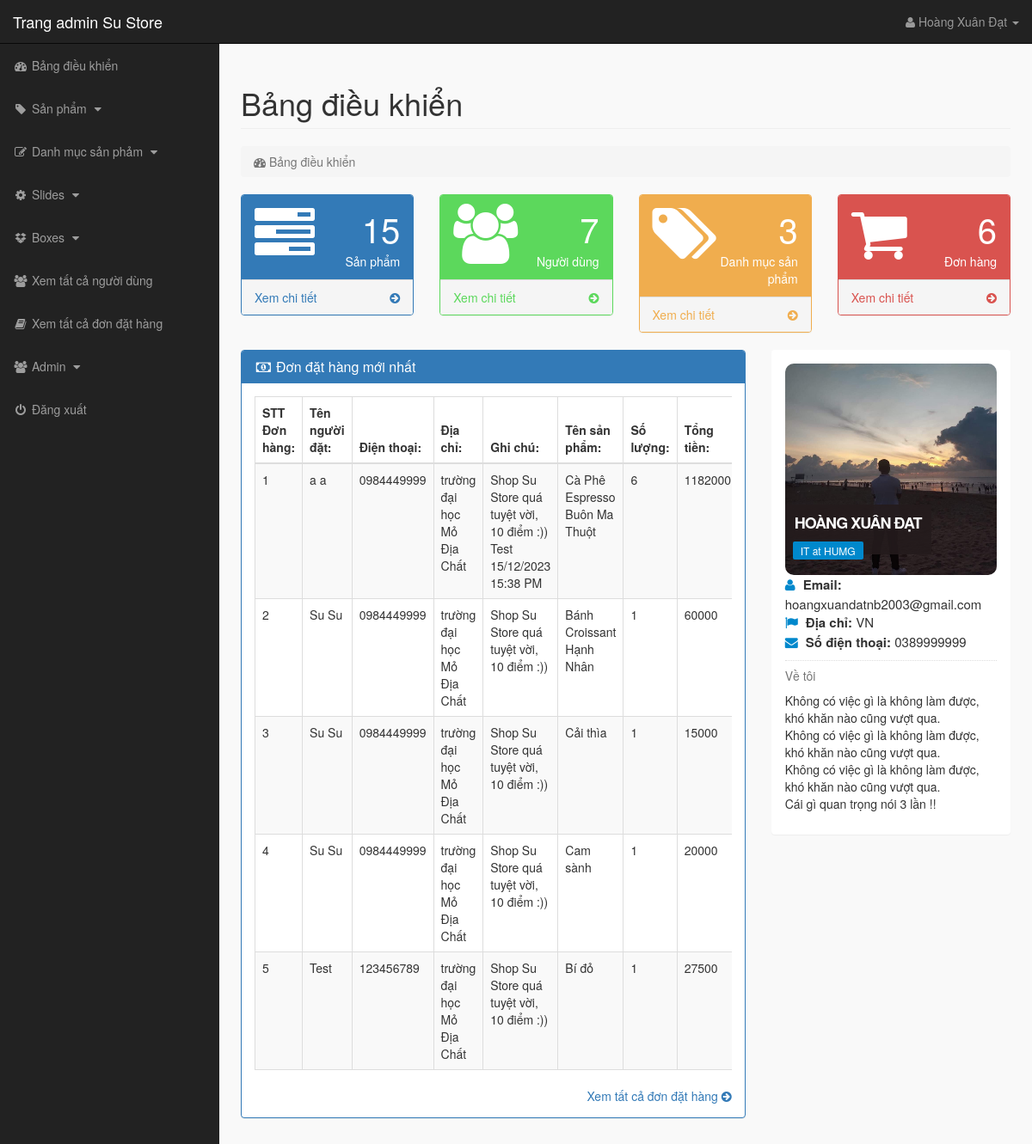
Page /admin_area/index.php?dashboard (signed in) on the committed database.
### tables this page shows
CREATE TABLE `orders` (
  `order_id` int(11) NOT NULL,
  `customer_id` int(11) NOT NULL,
  `name` text NOT NULL,
  `phone` text NOT NULL,
  `email` text NOT NULL,
  `address` text NOT NULL,
  `note` text NOT NULL,
  `name_product` text NOT NULL,
  `quantity` int(11) NOT NULL,
  `total` int(11) NOT NULL,
  `date_create` date NOT NULL
);

### admin_area/dashboard.php (the view, shortened to what this page needs)
<?php
    if(!isset($_SESSION['admin_username'])){
        echo "<script>window.open('login.php','_self')</script>";
    }else{
?>
<div class="row">
    <div class="col-lg-12">
        <h1 class="page-header"> Bảng điều khiển </h1>
        <ol class="breadcrumb">
            <li class="active">
                <i class="fa fa-dashboard"></i> Bảng điều khiển
            </li>
        </ol>
    </div>
</div>
<div class="row">
    <div class="col-lg-3 col-md-6">
        <div class="panel panel-primary">
            <div class="panel-heading">
                <div class="row">
                    <div class="col-xs-3">
                        <i class="fa fa-tasks fa-5x"></i>
                    </div>
                    <div class="col-xs-9 text-right">
                        <div class="huge"> <?php echo $count_products; ?> </div>
                        <div> Sản phẩm </div>
                    </div>
                </div>
            </div>
            <a href="index.php?view_products">
                <div class="panel-footer">
                    <span class="pull-left">
                        Xem chi tiết
                    </span>
                    <span class="pull-right">
                        <i class="fa fa-arrow-circle-right"></i>
                    </span>
                    <div class="clearfix"></div>
                </div>
            </a>
        </div>
    </div>
    <div class="col-lg-3 col-md-6">
        <div class="panel panel-green">
            <div class="panel-heading">
                <div class="row">
                    <div class="col-xs-3">
                        <i class="fa fa-users fa-5x"></i>
                    </div>
                    <div class="col-xs-9 text-right">
                        <div class="huge"> <?php echo $count_customers; ?> </div>
                        <div> Người dùng </div>
                    </div>
                </div>
            </div>
            <a href="index.php?view_customers">
                <div class="panel-footer">
                    <span class="pull-left">
                        Xem chi tiết
                    </span>
                    <span class="pull-right">
                        <i class="fa fa-arrow-circle-right"></i>
                    </span>
                    <div class="clearfix"></div>
                </div>
            </a>
        </div>
    </div>
    <div class="col-lg-3 col-md-6">
        <div class="panel panel-orange">
            <div class="panel-heading">
                <div class="row">
                    <div class="col-xs-3">
                        <i class="fa fa-tags fa-5x"></i>
                    </div>
                    <div class="col-xs-9 text-right">
                        <div class="huge"> <?php echo $count_p_categories; ?> </div>
                        <div> Danh mục sản phẩm </div>
                    </div>
                </div>
            </div>
            <a href="index.php?view_p_cats">
                <div class="panel-footer">
                    <span class="pull-left">
                        Xem chi tiết
                    </span>
                    <span class="pull-right">
                        <i class="fa fa-arrow-circle-right"></i>
                    </span>
                    <div class="clearfix"></div>
                </div>
            </a>
        </div>
    </div>
    <div class="col-lg-3 col-md-6">
        <div class="panel panel-red">
            <div class="panel-heading">
                <div class="row">
                    <div class="col-xs-3">
                        <i class="fa fa-shopping-cart fa-5x"></i>
                    </div>
                    <div class="col-xs-9 text-right">
                        <div class="huge"> <?php echo $count_orders; ?> </div>
                        <div> Đơn hàng </div>
                    </div>
                </div>
            </div>
            <a href="index.php?view_orders">
                <div class="panel-footer">
                    <span class="pull-left">
                        Xem chi tiết
                    </span>
                    <span class="pull-right">
                        <i class="fa fa-arrow-circle-right"></i>
                    </span>
                    <div class="clearfix"></div>
                </div>
            </a>
        </div>
    </div>
</div>
<div class="row">
    <div class="col-lg-8">
        <div class="panel panel-primary">
            <div class="panel-heading">
                <h3 class="panel-title">
                    <i class="fa fa-money fa-fw"></i> Đơn đặt hàng mới nhất
                </h3>
            </div>
            <div class="panel-body">
                <div class="table-responsive">
                    <table class="table table-hover table-striped table-bordered">
                        <thead>
                            <tr>
                                <th> STT Đơn hàng: </th>
                                <th> Tên người đặt: </th>
                                <th> Điện thoại: </th>
                                <th> Địa chỉ: </th>
                                <th> Ghi chú: </th>
                                <th> Tên sản phẩm: </th>
                                <th> Số lượng: </th>
                                <th> Tổng tiền: </th>
                            </tr>
                        </thead>
                        <tbody>
                            <?php
                                $i=0;
                                $get_order = "select * from orders order by 1 DESC LIMIT 0,5";
                                $run_order = mysqli_query($con,$get_order);
                                while($row_order=mysqli_fetch_array($run_order)){
                                    $name = $row_order['name'];
                                    $phone = $row_order['phone'];
                                    $address = $row_order['address'];
                                    $note = $row_order['note'];
                                    $name_product = $row_order['name_product'];
                                    $quantity = $row_order['quantity'];
                                    $total = $row_order['total'];
                                    $i++;
                            ?>
                            <tr>
                                <td> <?php echo $i; ?> </td>
                                <td> <?php echo $name; ?> </td>
                                <td> <?php echo $phone; ?> </td>
                                <td> <?php echo $address; ?> </td>
                                <td> <?php echo $note; ?> </td>
                                <td> <?php echo $name_product; ?> </td>
                                <td> <?php echo $quantity; ?> </td>
                                <td> <?php echo $total; ?> </td>
                            </tr>
                            <?php } ?>
                        </tbody>
                    </table>
                </div>
                <div class="text-right">
                    <a href="index.php?view_orders">
                        Xem tất cả đơn đặt hàng <i class="fa fa-arrow-circle-right"></i>
                    </a>
                </div>
            </div>
        </div>
    </div>
    <div class="col-md-4">
        <div class="panel">
            <div class="panel-body">
                <div class="mb-md thumb-info">
                    <img src="admin_images/<?php echo $admin_image; ?>" alt="<?php echo $admin_image; ?>" class="rounded img-responsive">
                    <div class="thumb-info-title">
                        <span class="thumb-info-inner"> <?php echo $admin_name; ?> </span>
                        <span class="thumb-info-type"> <?php echo $admin_job; ?> </span>
                    </div>
                </div>
                <div class="mb-md">
                    <div class="widget-content-expanded">
                        <i class="fa fa-user"></i> <span> Email: </span> <?php echo $admin_email; ?> <br/>
                        <i class="fa fa-flag"></i> <span> Địa chỉ: </span> <?php echo $admin_address; ?> <br/>
                        <i class="fa fa-envelope"></i> <span> Số điện thoại: </span> <?php echo $admin_contact; ?> <br/>
                    </div>
                    <hr class="dotted short">
                    <h5 class="text-muted"> Về tôi </h5>
                    <p>
                        <?php echo $admin_about; ?>
                    </p>
                </div>
            </div>
        </div>
    </div>
</div>
<?php } ?>

### admin_area/includes/sidebar.php (shortened to what this page needs)
<?php
    if(!isset($_SESSION['admin_username'])){
        echo "<script>window.open('login.php','_self')</script>";
    }else{
?>
<nav class="navbar navbar-inverse navbar-fixed-top">
    <div class="navbar-header">
        <a href="index.php?dashboard" class="navbar-brand">Trang admin Su Store</a>
    </div>
    <ul class="nav navbar-right top-nav">
        <li class="dropdown">
            <a href="#" class="dropdown-toggle" data-toggle="dropdown">
                <i class="fa fa-user"></i> <?php echo $admin_name;  ?> <b class="caret"></b>
            </a>
        </li>
    </ul>
    <div class="collapse navbar-collapse navbar-ex1-collapse">
        <ul class="nav navbar-nav side-nav">
            <li>
                <a href="index.php?dashboard">
                        <i class="fa fa-fw fa-dashboard"></i> Bảng điều khiển
                </a>
            </li>
            <li>
                <a href="#" data-toggle="collapse" data-target="#products">
                        <i class="fa fa-fw fa-tag"></i> Sản phẩm
                        <i class="fa fa-fw fa-caret-down"></i>
                </a>
            </li>
            <li>
                <a href="#" data-toggle="collapse" data-target="#p_cat">
                        <i class="fa fa-fw fa-edit"></i> Danh mục sản phảm
                        <i class="fa fa-fw fa-caret-down"></i>
                </a>
            </li>
            <li>
                <a href="#" data-toggle="collapse" data-target="#slides">
                        <i class="fa fa-fw fa-gear"></i> Slides
                        <i class="fa fa-fw fa-caret-down"></i>
                </a>
            </li>
            <li>
                <a href="#" data-toggle="collapse" data-target="#boxes">
                        <i class="fa fa-fw fa-dropbox"></i> Boxes
                        <i class="fa fa-fw fa-caret-down"></i>
                </a>
            </li>
            <li>
                <a href="index.php?view_customers">
                    <i class="fa fa-fw fa-users"></i> Xem tất cả người dùng
                </a>
            </li>
            <li>
                <a href="index.php?view_orders">
                    <i class="fa fa-fw fa-book"></i> Xem tất cả đơn đặt hàng
                </a>
            </li>
            <li>
                <a href="#" data-toggle="collapse" data-target="#users">
                        <i class="fa fa-fw fa-users"></i> Admin
                        <i class="fa fa-fw fa-caret-down"></i>
                </a>
            </li>
            <li>
                <a href="logout.php">
                    <i class="fa fa-fw fa-power-off"></i> Đăng xuất
                </a>
            </li>
        </ul>
    </div>
</nav>
<?php } ?>

### admin_area/css/style.css (style rules this page uses)
body { margin-top: 100px; }
@media (min-width: 768px) { body { margin-top: 50px; } }
.top-nav>li { float: left; display: inline-block; }
.top-nav>li>a { color: #999999; line-height: 20px; padding-top: 15px; padding-bottom: 15px; padding-right: 30px; }
@media (min-width: 768px) { .side-nav { position: fixed; top: 51px; bottom: 0; width: 255px; overflow-y: auto; overflow-x: hidden; background-color: #222222; padding-bottom: 40px; border-radius: 0; } }
@media (min-width: 768px) { .side-nav>li>a { width: 255px; } }
.huge { font-size: 40px; line-height: normal; }
.panel-green { border-color: #5cd85c; }
.panel-green>.panel-heading { color: #ffffff; background-color: #5cd85c; }
.panel-green>a { color: #5cd85c; }
.panel-orange { border-color: #f0ad4e; }
.panel-orange>.panel-heading { color: #ffffff; background-color: #f0ad4e; }
.panel-orange>a { color: #f0ad4e; }
.panel-red { border-color: #d9534f; }
.panel-red>.panel-heading { color: #ffffff; background-color: #d9534f; }
.panel-red>a { color: #d9534f; }
.panel-body { border-radius: 5px; }
.thumb-info { position: relative; }
.rounded { border-radius: 10px; }
hr { border: 0; height: 1px; margin: 10px 0 10px 0; }
hr.dotted { border-bottom: 1px #dddddd dotted; height: 0px; margin: 10px 0 10px 0; }
.thumb-info .thumb-info-title { background: rgba(36,27,28,.9); bottom: 10%; color: #ffffff; font-size: 18px; font-weight: 600; left: 0; letter-spacing: -1px; padding: 9px 11px 9px; position: absolute; text-transform: uppercase; z-index: 1; }
.thumb-info .thumb-info-inner { display: block; }
.thumb-info .thumb-info-type { background: #0088cc; display: inline-block; border-radius: 2px; float: left; font-size: 12px; font-weight: 400; letter-spacing: 0; margin: 8px -2px -15px -2px; padding: 2px 9px; text-transform: none; }
.widget-content-expanded { font-size: 15px; }
.widget-content-expanded span { font-weight: 600; }
.widget-content-expanded i { color: #0088cc; margin-right: 5px; }

### rows in the picture
orders: name "a a", phone "0984449999", address "trường đại học Mỏ Địa Chất", note "Shop Su Store quá tuyệt vời, 10 điểm :)) Test 15/12/2023 15:38 PM", name_product "Cà Phê Espresso Buôn Ma Thuột", quantity "6", total "1182000"
orders: name "Su Su", phone "0984449999", address "trường đại học Mỏ Địa Chất", note "Shop Su Store quá tuyệt vời, 10 điểm :))", name_product "Bánh Croissant Hạnh Nhân", quantity "1", total "60000"
orders: name "Su Su", phone "0984449999", address "trường đại học Mỏ Địa Chất", note "Shop Su Store quá tuyệt vời, 10 điểm :))", name_product "Cải thìa", quantity "1", total "15000"
orders: name "Su Su", phone "0984449999", address "trường đại học Mỏ Địa Chất", note "Shop Su Store quá tuyệt vời, 10 điểm :))", name_product "Cam sành", quantity "1", total "20000"
orders: name "Test", phone "123456789", address "trường đại học Mỏ Địa Chất", note "Shop Su Store quá tuyệt vời, 10 điểm :))", name_product "Bí đỏ", quantity "1", total "27500"

### other values in the picture
$admin_name "Hoàng Xuân Đạt"
$count_products "15"
$count_customers "7"
$count_p_categories "3"
$count_orders "6"
$admin_name "HOÀNG XUÂN ĐẠT"
$admin_job "IT at HUMG"
$admin_email "hoangxuandatnb2003@gmail.com"
$admin_address "VN"
$admin_contact "0389999999"
